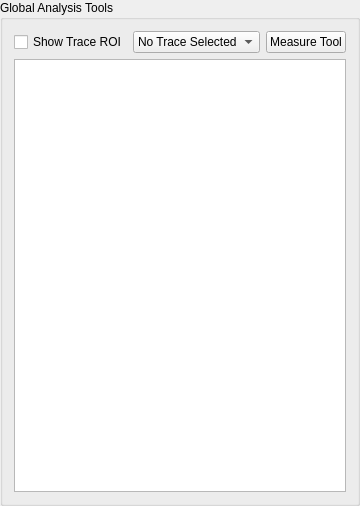
<?xml version="1.0" encoding="UTF-8"?>
<ui version="4.0">
 <class>GroupBox</class>
 <widget class="QGroupBox" name="GroupBox">
  <property name="geometry">
   <rect>
    <x>0</x>
    <y>0</y>
    <width>360</width>
    <height>506</height>
   </rect>
  </property>
  <property name="minimumSize">
   <size>
    <width>165</width>
    <height>110</height>
   </size>
  </property>
  <property name="windowTitle">
   <string>Global Analysis Toolbox</string>
  </property>
  <property name="title">
   <string>Global Analysis Tools</string>
  </property>
  <layout class="QGridLayout" name="gridLayout">
   <item row="1" column="0">
    <widget class="QCheckBox" name="traceROICheck">
     <property name="text">
      <string>Show Trace ROI</string>
     </property>
    </widget>
   </item>
   <item row="1" column="2">
    <widget class="QPushButton" name="measureButton">
     <property name="text">
      <string>Measure Tool</string>
     </property>
    </widget>
   </item>
   <item row="2" column="0" colspan="3">
    <widget class="TableWidget" name="tableWidget"/>
   </item>
   <item row="1" column="1">
    <widget class="QComboBox" name="traceComboBox">
     <item>
      <property name="text">
       <string>No Trace Selected</string>
      </property>
     </item>
    </widget>
   </item>
  </layout>
 </widget>
 <customwidgets>
  <customwidget>
   <class>TableWidget</class>
   <extends>QTableWidget</extends>
   <header>pyqtgraph</header>
  </customwidget>
 </customwidgets>
 <resources/>
 <connections/>
</ui>
